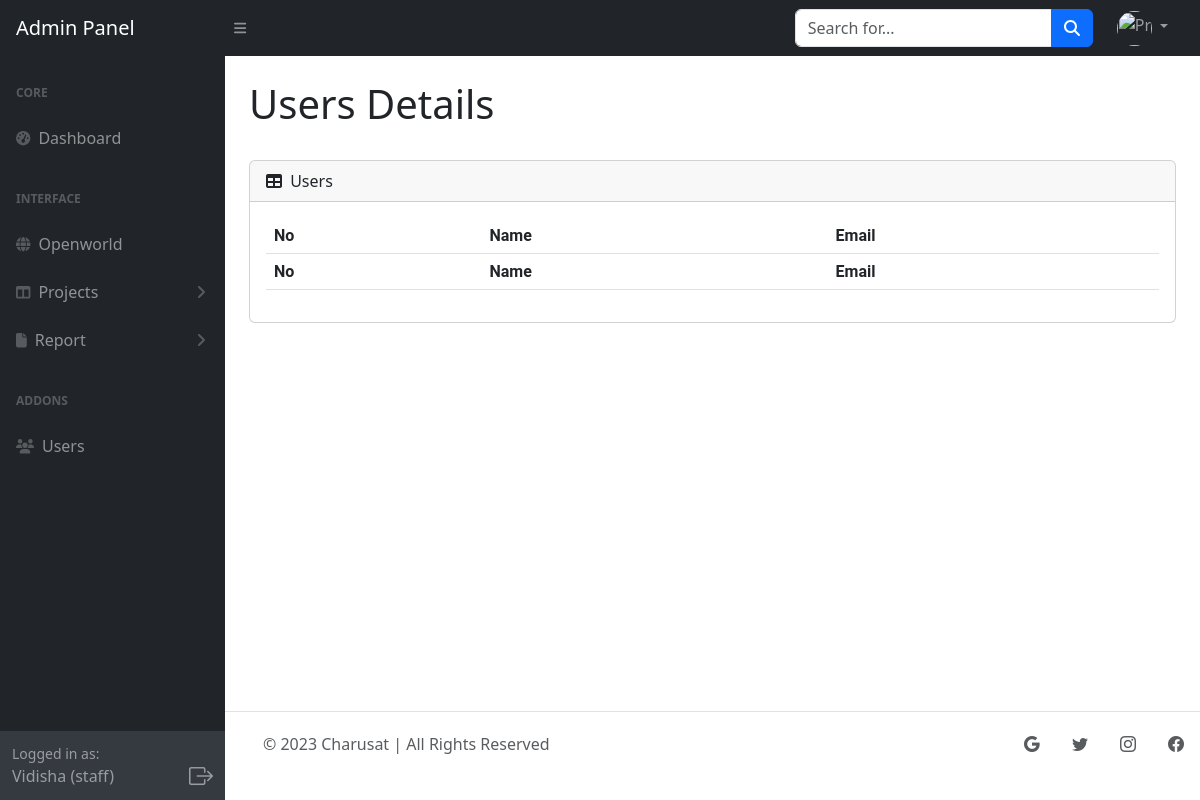
The page /Admin/includes/users.php?user_id=2 (signed in) on the database as committed earlier.
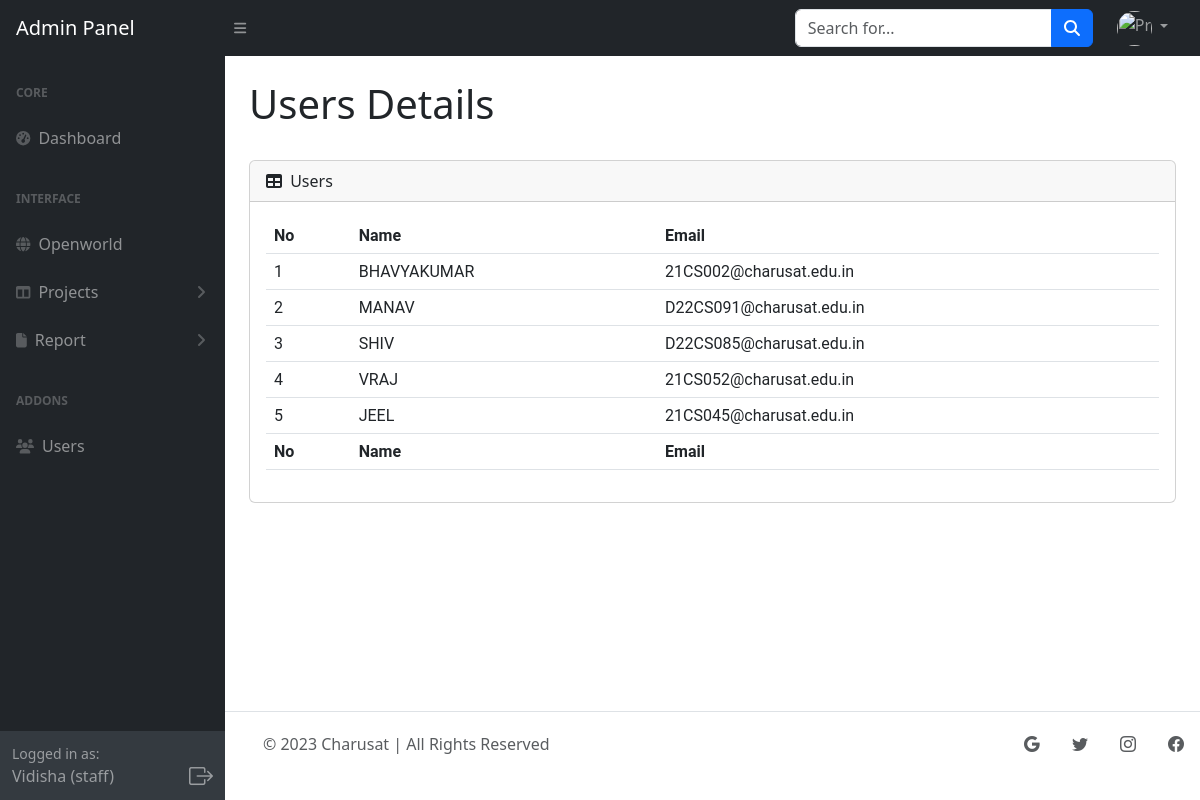
The same page on the database as committed later.
### tables this page shows
CREATE TABLE `projects` (
  `id` int(100) NOT NULL,
  `project_name` text DEFAULT NULL,
  `Domain` varchar(20) NOT NULL,
  `semester` varchar(25) NOT NULL,
  `Description` text NOT NULL,
  `start_date` date,
  `end_date` date DEFAULT '2023-09-05',
  `member_count` int(11) DEFAULT NULL,
  `f_id` int(100) NOT NULL,
  `status` int(11) NOT NULL DEFAULT 0
);

CREATE TABLE `student` (
  `Id` int(100) NOT NULL,
  `Collage_id` varchar(10) NOT NULL,
  `First_name` varchar(20) NOT NULL,
  `Last_name` varchar(20) NOT NULL,
  `Email` varchar(35) NOT NULL,
  `Password` varchar(255) NOT NULL
);

### Admin/includes/users.php (the view, shortened to what this page needs)
    <?php include_once "sidebar.php"?>
    <div id="layoutSidenav_content">
    <main>
        <div class="container-fluid px-4">
            <h1 class="mt-4">Users Details</h1>
            <br>
            <div class="card mb-4">
                <div class="card-header">
                    <i class="fas fa-table me-1"></i>
                    Users
                </div>
                <div class="card-body">
                    <table id="datatablesSimple" class="table">
                        <thead>
                            <tr>
                                <th>No</th>
                                <th>Name</th>
                                <th>Email</th>
                            </tr>
                        </thead>
                        <tfoot>
                            <tr>
                                <th>No</th>
                                <th>Name</th>
                                <th>Email</th>
                            </tr>
                        </tfoot>
                        <?php
    $host = "localhost";
    $dbUsername = "root";
    $dbPassword = "";
    $database = "Project_reports";
    $mysqli = new mysqli($host, $dbUsername, $dbPassword, $database);
    $sessionId = $_SESSION['user_id'];
    $projectsQuery = "SELECT DISTINCT * FROM projects WHERE f_id = $sessionId AND status = 1";
    $projectsResult = $mysqli->query($projectsQuery);
    if ($projectsResult) {
        $rowCounter = 1;
        $uniqueData = array();
        while ($projectRow = $projectsResult->fetch_assoc()) {
            $projectId = $projectRow['id'];
            $membersQuery = "SELECT DISTINCT * FROM members WHERE project_id = $projectId";
            $membersResult = $mysqli->query($membersQuery);
            if ($membersResult) {
                while ($memberRow = $membersResult->fetch_assoc()) {
                    $memberId = $memberRow['member_id'];
                    $studentQuery = "SELECT DISTINCT * FROM student WHERE Collage_id = '".$memberId."'";
                    $studentResult = $mysqli->query($studentQuery);
                    if ($studentResult && $studentRow = $studentResult->fetch_assoc()) {
                        $name = $studentRow['First_name'];
                        $email = $studentRow['Email'];
                        $isUnique = true;
                        foreach ($uniqueData as $data) {
                            if ($data['name'] === $name && $data['email'] === $email) {
                                $isUnique = false;
                            }
                        }
                        if ($isUnique) {
                            $uniqueData[] = array('name' => $name, 'email' => $email);
                            ?>
                            <tr>
                                <td><?php echo $rowCounter; ?></td>
                                <td><?php echo $name; ?></td>
                                <td><?php echo $email; ?></td>
                            </tr>
                            <?php
                            $rowCounter++;
                        }
                    }
                }
            }
        }
    }
    ?>
                    </table>
                </div>
            </div>
        </div>
    </main>
    <?php include_once "footer.php"?>
</div>

Rows that differ between the two databases and show on the page:
added projects: student.First_name "BHAVYAKUMAR", student.Email "21CS002@charusat.edu.in", student.First_name "MANAV", student.Email "D22CS091@charusat.edu.in", student.First_name "SHIV", student.Email "D22CS085@charusat.edu.in"
added projects: student.First_name "VRAJ", student.Email "21CS052@charusat.edu.in", student.First_name "JEEL", student.Email "21CS045@charusat.edu.in"
